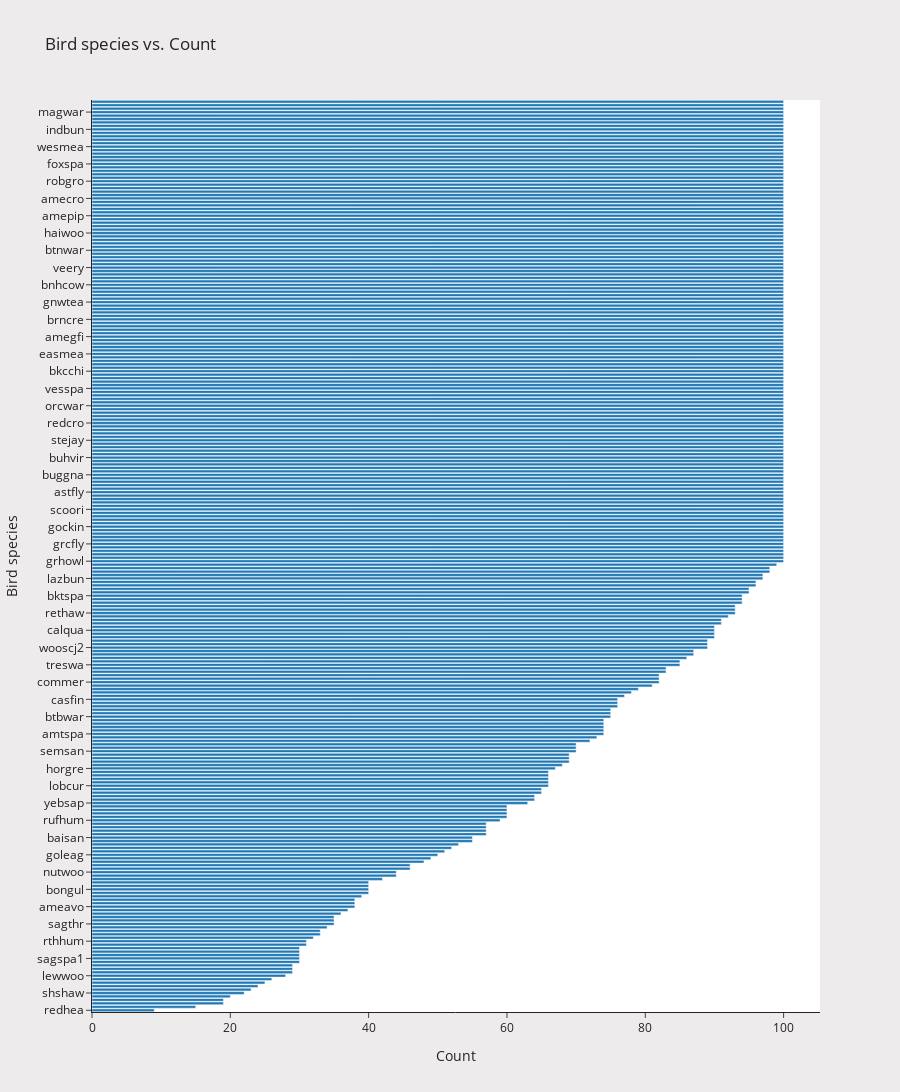

The notebook cell this image was saved under:
### Markdown cell above
## ebird_code <a id="2.1"></a>

The <code>ebird_code</code> is a code assigned to each bird species.

### Code cell
counts = [list(train_df.ebird_code).count(code) for code in set(train_df.ebird_code)]
idx = np.argsort(counts)
df = pd.DataFrame(np.transpose([np.array(list(set(train_df.ebird_code)))[idx], np.array(counts)[idx]]))
df.columns = ["Bird species", "Count"]
fig = px.bar(df, x="Count", y="Bird species", title="Bird species vs. Count", template="simple_white")
fig.data[0].orientation = 'h'
fig.update_layout(height=1800, paper_bgcolor="#edebeb")
fig.update_traces(textfont=dict(
        color="white"
    ))
fig.show()

### Figure 1 — Plotly figure (JSON) as saved in the notebook; plotly's stock layout.template omitted (floating-point values rounded to 4 significant figures; data arrays with more than 128 entries replaced by an {"elided": "..."} marker saying what was removed)
{"data": [{"alignmentgroup": "True", "hovertemplate": "Count=%{x}<br>Bird species=%{y}<extra></extra>", "legendgroup": "", "marker": {"color": "#1F77B4"}, "name": "", "offsetgroup": "", "orientation": "h", "showlegend": false, "textfont": {"color": "white"}, "textposition": "auto", "type": "bar", "x": {"elided": "264 str values"}, "xaxis": "x", "y": {"elided": "264 str values"}, "yaxis": "y"}], "layout": {"barmode": "relative", "height": 1800, "legend": {"tracegroupgap": 0}, "paper_bgcolor": "#edebeb", "title": {"text": "Bird species vs. Count"}, "xaxis": {"anchor": "y", "domain": [0, 1], "title": {"text": "Count"}}, "yaxis": {"anchor": "x", "domain": [0, 1], "title": {"text": "Bird species"}}}}
